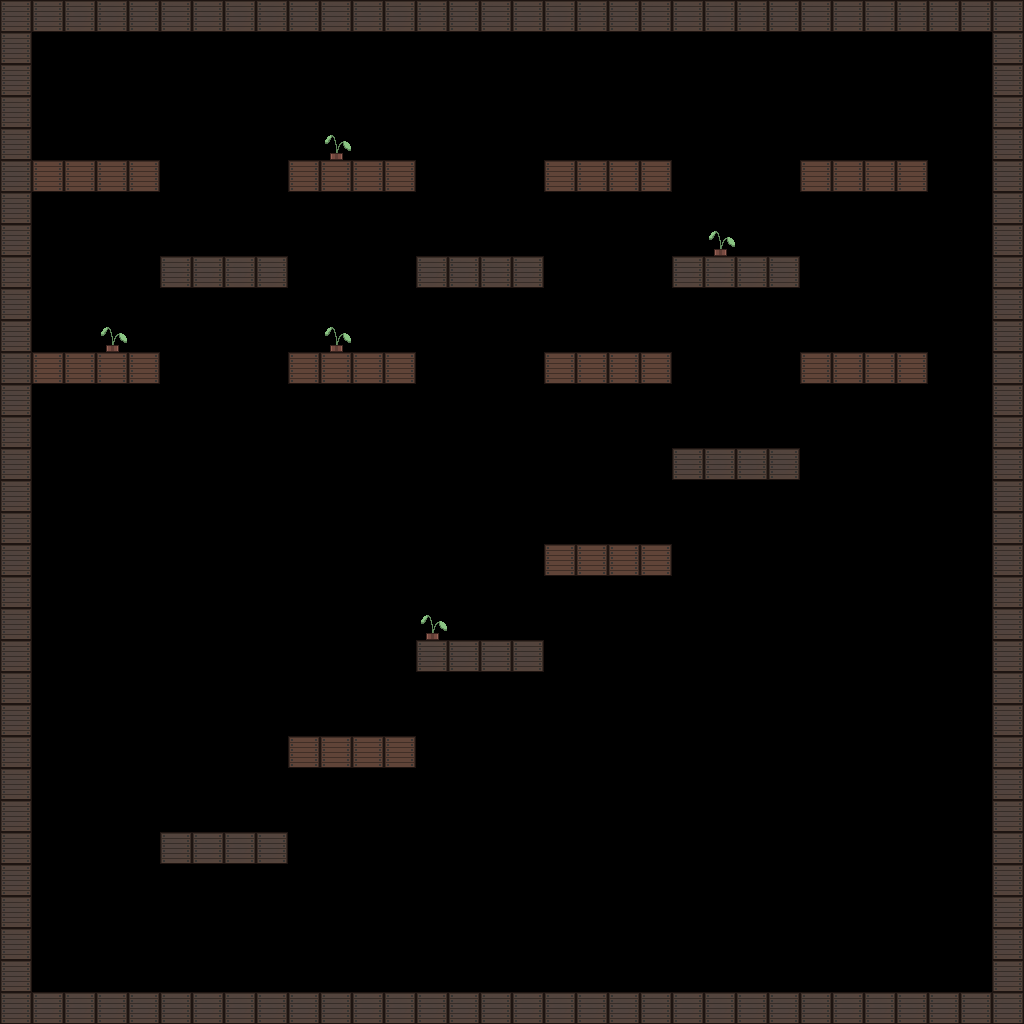

Tiled map render using the project's own tile images. Description and the map definition, with tile-layer contents summarised, below:
An orthogonal 32x32 tile map with 32x32 px tiles, 2 tile layers (Solid, Foreground).

<map version="1.0" orientation="orthogonal" renderorder="right-down" width="32" height="32" tilewidth="32" tileheight="32" nextobjectid="1">
 <tileset firstgid="1" name="example" tilewidth="32" tileheight="32" tilecount="4">
  <image source="exampletiles.png" width="128" height="32" />
 </tileset>
 <layer name="Solid" width="32" height="32">
  <data>[1024 cells, 188 non-empty, 2 distinct tile ids]</data>
 </layer>
 <layer name="Foreground" width="32" height="32">
  <data>[1024 cells, 5 non-empty, 1 distinct tile ids]</data>
 </layer>
</map>
